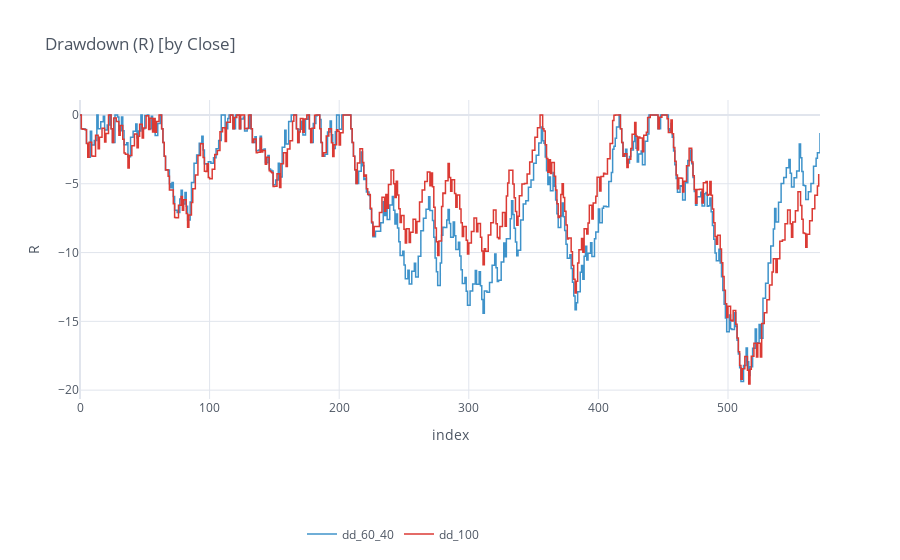

This figure's notebook cell:
### Code cell
merged = merge({'60_40': drawdown(df_60_40_by_close),
               '100': drawdown(df_100_by_close)})

merged.reset_index(drop=True).iplot(kind='scatter', connectgaps=True, interpolation='hv', colors=cf_colors, fill=False,
                                    title='Drawdown (R) [by Close]', xTitle='index', yTitle='R', legend='bottom', width=1.5)

### Figure 1 — Plotly figure (JSON) as saved in the notebook; plotly's stock layout.template omitted (floating-point values rounded to 4 significant figures; data arrays with more than 128 entries replaced by an {"elided": "..."} marker saying what was removed)
{"data": [{"connectgaps": true, "line": {"color": "rgba(63, 147, 202, 1.0)", "dash": "solid", "shape": "hv", "width": 1.5}, "mode": "lines", "name": "dd_60_40", "text": "", "type": "scatter", "x": {"elided": "572 int values"}, "y": {"elided": "572 mixed values"}}, {"connectgaps": true, "line": {"color": "rgba(219, 58, 52, 1.0)", "dash": "solid", "shape": "hv", "width": 1.5}, "mode": "lines", "name": "dd_100", "text": "", "type": "scatter", "x": {"elided": "572 int values"}, "y": {"elided": "572 mixed values"}}], "layout": {"legend": {"bgcolor": "#FFFFFF", "font": {"color": "#4D5663"}, "orientation": "h", "x": 0.3, "y": -0.5, "yanchor": "bottom"}, "paper_bgcolor": "#FFFFFF", "plot_bgcolor": "#FFFFFF", "showlegend": true, "title": {"font": {"color": "#4D5663"}, "text": "Drawdown (R) [by Close]"}, "xaxis": {"gridcolor": "#E1E5ED", "showgrid": true, "tickfont": {"color": "#4D5663"}, "title": {"font": {"color": "#4D5663"}, "text": "index"}, "zerolinecolor": "#E1E5ED"}, "yaxis": {"gridcolor": "#E1E5ED", "showgrid": true, "tickfont": {"color": "#4D5663"}, "title": {"font": {"color": "#4D5663"}, "text": "R"}, "zerolinecolor": "#E1E5ED"}}}
